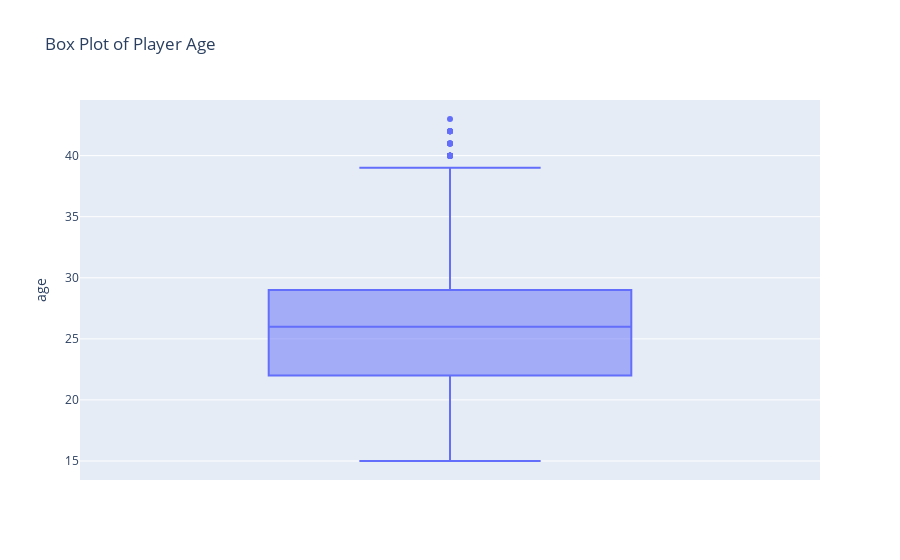

Notebook code for this chart:
### Code cell
# check outliers
fig = px.box(df, y='age', title="Box Plot of Player Age")

# Show the plot
fig.show() # I will consider 40 as outlier

### Figure 1 — Plotly figure (JSON) as saved in the notebook; plotly's stock layout.template omitted (floating-point values rounded to 4 significant figures; data arrays with more than 128 entries replaced by an {"elided": "..."} marker saying what was removed)
{"data": [{"alignmentgroup": "True", "hovertemplate": "age=%{y}<extra></extra>", "legendgroup": "", "marker": {"color": "#636efa"}, "name": "", "notched": false, "offsetgroup": "", "orientation": "v", "showlegend": false, "type": "box", "x0": " ", "xaxis": "x", "y": {"elided": "10754 int values"}, "y0": " ", "yaxis": "y"}], "layout": {"autosize": true, "boxmode": "group", "legend": {"tracegroupgap": 0}, "title": {"text": "Box Plot of Player Age"}, "xaxis": {"anchor": "y", "autorange": true, "domain": [0, 1], "range": [-0.5, 0.5], "type": "category"}, "yaxis": {"anchor": "x", "autorange": true, "domain": [0, 1], "range": [13.44, 44.56], "title": {"text": "age"}, "type": "linear"}}}
